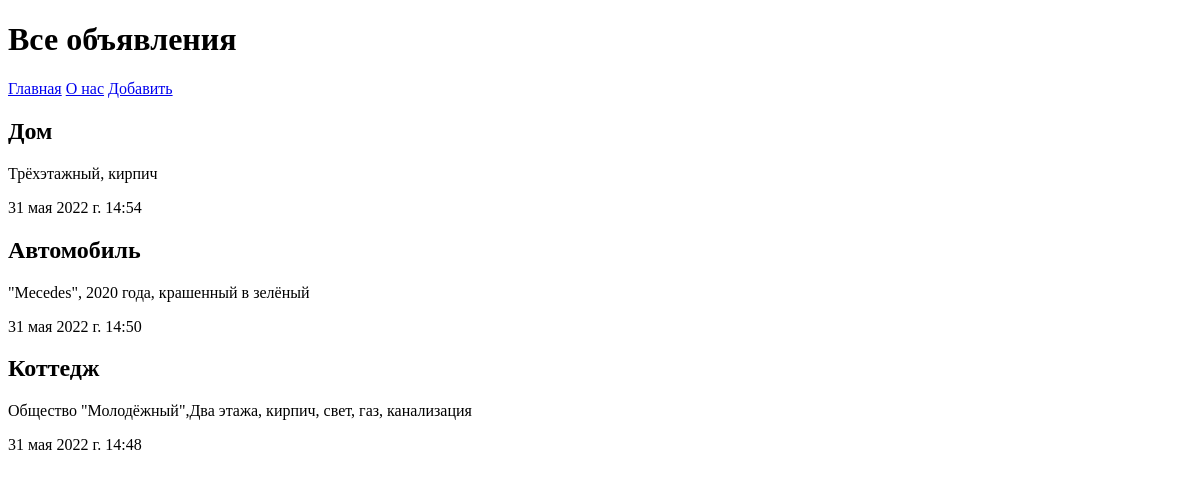
Page /firstApp/ on the earlier database version.
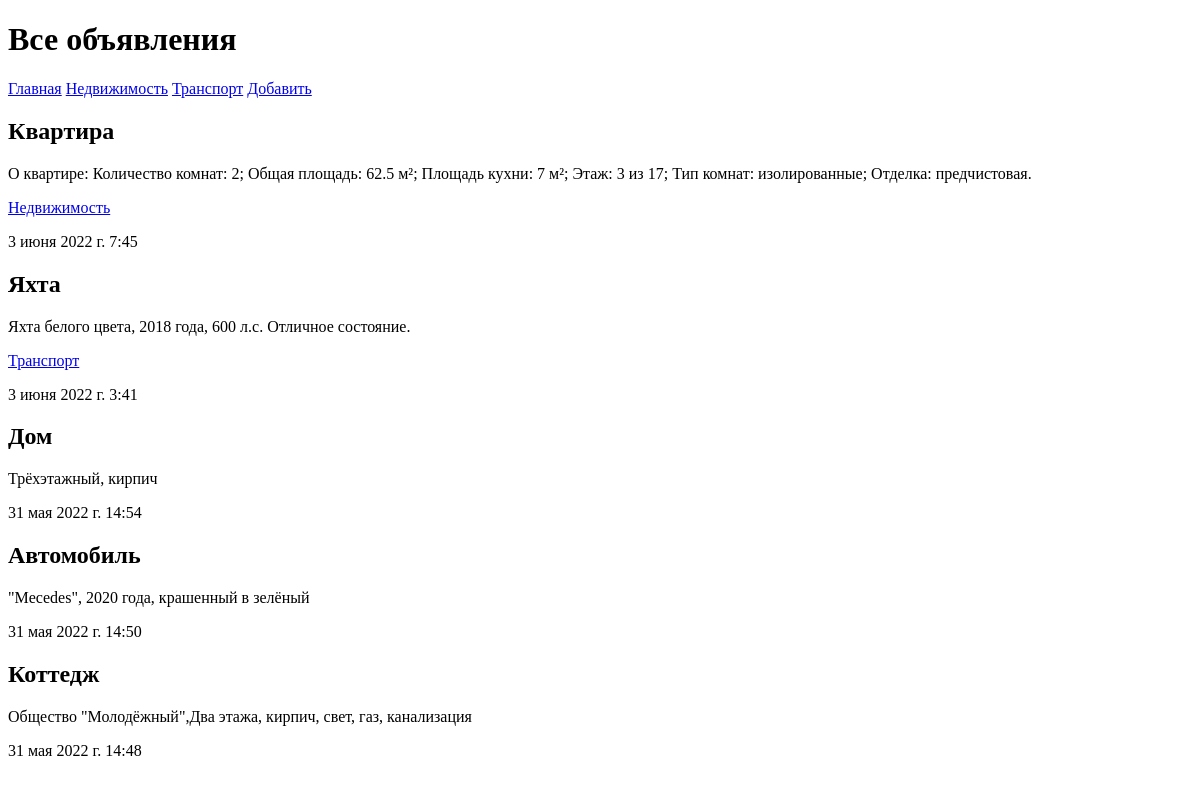
Same page on the later database version.
### firstApp/models.py (models this page shows, shortened)
class Rubric(models.Model):
    name=models.CharField(max_length=20, db_index=True, verbose_name="Название")
    class Meta:
        verbose_name_plural='Рубрики'
        verbose_name='Рубрика'
        ordering=['name']

class Bb(models.Model):
    title=models.CharField(max_length=50, verbose_name="Товар")
    content=models.TextField(null=True, blank=True, verbose_name="Описание")
    price=models.FloatField(null=True, blank=True, verbose_name="Цена")
    published=models.DateTimeField(auto_now_add=True,db_index=True, verbose_name="Опубликовано")
    rubric = models.ForeignKey('Rubric',null=True,on_delete=models.PROTECT,verbose_name='Рубрика')
    class Meta:
        verbose_name_plural="Объявления"
        verbose_name="Объявление"
        ordering=["-published"]

### firstApp/views.py (the view)
# urls.py: path('', index, name='index'),
def index(request):
    bbs=Bb.objects.all()
    rubrics=Rubric.objects.all()
    context= {'bbs': bbs, 'rubrics':rubrics}
    return render(request,'index.html',context)

### firstApp/templates/index.html (shortened to what this page needs)
<!DOCTYPE html>
<html>
    <head>
    </head>
    <body>
        <h1>Все объявления</h1>
        <div>
            <a href = "{% url 'index' %}">Главная</a>
            {% for rubric in rubrics %}
            <a href="{% url 'by_rubric' rubric.pk %}">{{ rubric.name }}</a>
            {% endfor %}
            <a href="% url 'add'%">Добавить</a>
        </div>
        {% for bb in bbs %}
        <div>
            <h2>{{ bb.title }}</h2>
            <p>{{ bb.content }}</p>
            <p><a href="/firstApp/{{ bb.rubric.pk }}/">{{ bb.rubric.name }}</a></p>
            <p>{{ bb.published }}</p>
        </div>
        {% endfor %}
    </body>
</html>

Differences in the rows shown:
changed Rubric: name "О нас" → "Недвижимость"
added Rubric: name "Транспорт"
added Bb: title "Квартира", content "О квартире: Количество комнат: 2; Общая площадь: 62.5 м²; Площадь кухни: 7 м²; Этаж: 3 из 17; Тип комнат: изолированные; Отделка: предчистовая.", rubric.name "Недвижимость", published "3 июня 2022 г. 7:45"
added Bb: title "Яхта", content "Яхта белого цвета, 2018 года, 600 л.с. Отличное состояние.", rubric.name "Транспорт", published "3 июня 2022 г. 3:41"
